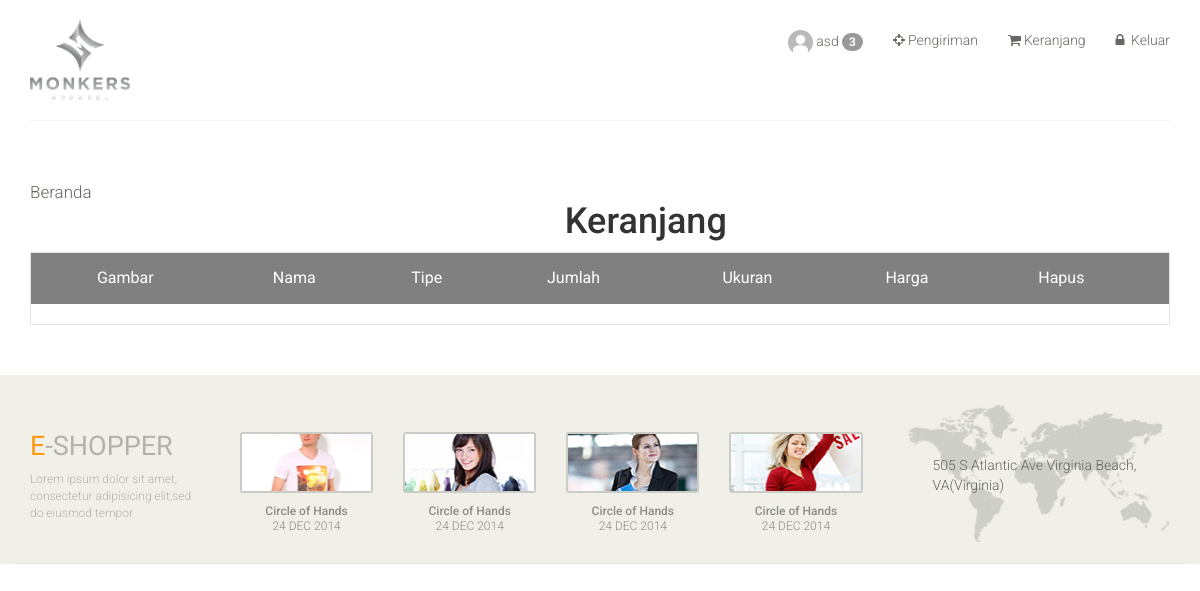
Before: /monkers/cart.php (signed in) with the older database file.
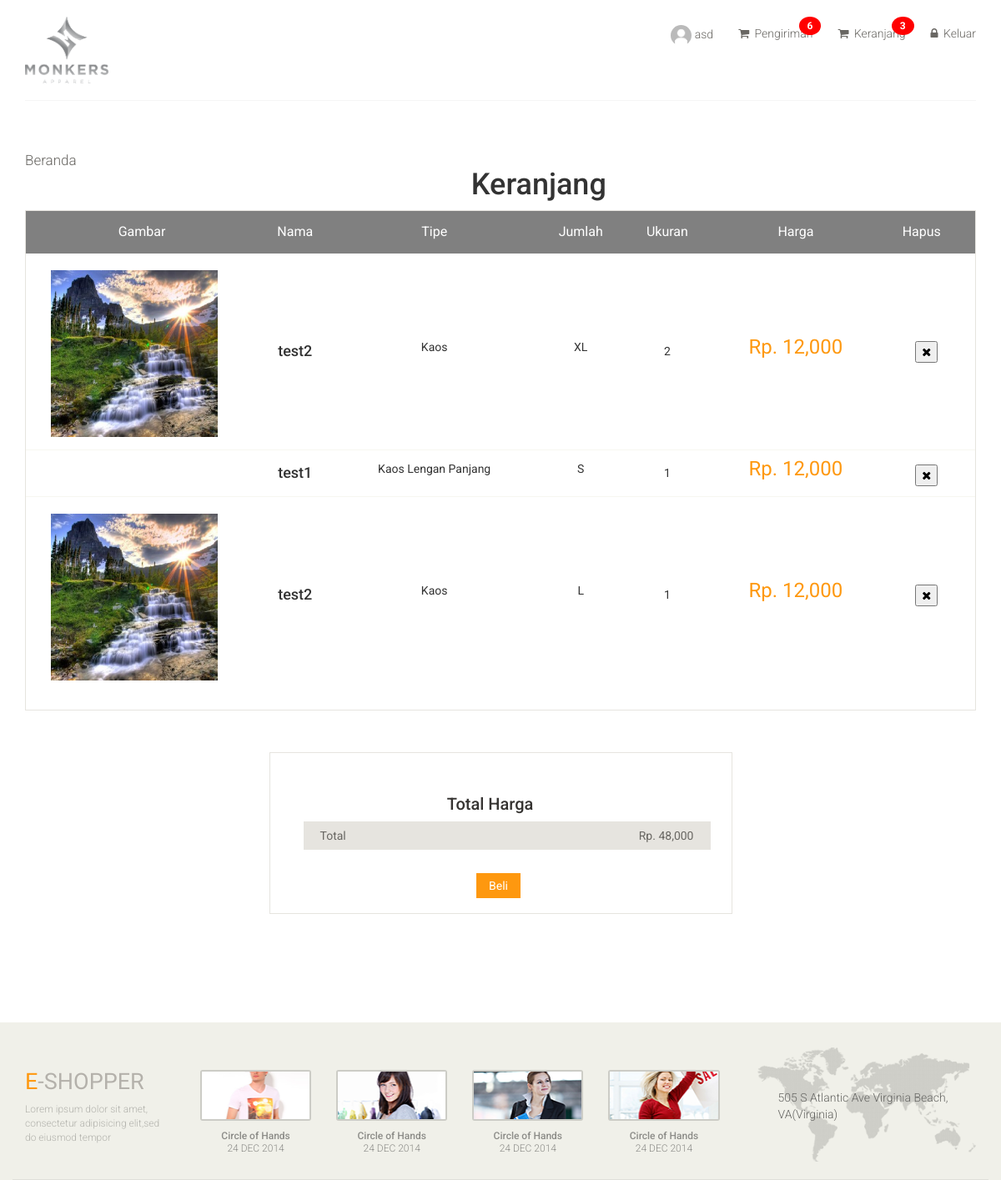
After: the same page with the newer database file.
### tables this page shows
CREATE TABLE `tbl_customer` (
  `cust_id` int(11) NOT NULL,
  `cust_name` varchar(30) NOT NULL,
  `cust_birth` date NOT NULL,
  `cust_address` varchar(255) NOT NULL,
  `cust_province` varchar(255) NOT NULL,
  `cust_city` varchar(255) NOT NULL,
  `cust_email` varchar(30) NOT NULL,
  `cust_pass` varchar(50) NOT NULL,
  `cust_phone` varchar(20) NOT NULL,
  `cust_total_order` int(11) NOT NULL,
  `cust_total_price` int(11) NOT NULL,
  `cust_img` varchar(255) NOT NULL,
  `create_date` date NOT NULL DEFAULT current_timestamp()
);

CREATE TABLE `tbl_cart` (
  `cart_id` int(11) NOT NULL,
  `item_id` int(11) NOT NULL,
  `cust_id` int(11) NOT NULL,
  `size` varchar(255) NOT NULL,
  `qty` int(11) NOT NULL,
  `create_date` date NOT NULL
);

CREATE TABLE `tbl_img` (
  `img_id` int(11) NOT NULL,
  `img_name` varchar(255) NOT NULL,
  `item_id` int(11) NOT NULL
);

CREATE TABLE `tbl_item` (
  `item_id` int(11) NOT NULL,
  `item_name` varchar(255) NOT NULL,
  `type_id` int(11) NOT NULL,
  `color_id` int(11) NOT NULL,
  `item_weight` int(11) NOT NULL,
  `item_desc` varchar(255) NOT NULL,
  `create_date` date NOT NULL DEFAULT current_timestamp(),
  `item_price` int(11) NOT NULL,
  `item_status` varchar(255) NOT NULL
);

CREATE TABLE `tbl_item_type` (
  `type_id` int(11) NOT NULL,
  `type_name` varchar(255) NOT NULL
);

### model/User.php (called while the page is built, shortened)
<?php
function getDataUser($cust_id)
{
   require('../connect/conn.php');
   $sql = "SELECT * from tbl_customer where cust_id = '" . $cust_id . "' ";
   $item = mysqli_query($conn, $sql);
   $data = mysqli_fetch_assoc($item);
   return $data;
}
function getProsesCount($cust_id)
{
   require('../connect/conn.php');
   $sql = "SELECT count(proses_id) as juml from tbl_proses where cust_id = " . $cust_id . " AND status != 'Selesai' ";
   $item = mysqli_query($conn, $sql);
   $data = mysqli_fetch_assoc($item);
   return $data;
}
function getcartCount($cust_id)
{
   require('../connect/conn.php');
   $sql = "SELECT count(cart_id) as juml from tbl_cart where cust_id = " . $cust_id . " ";
   $item = mysqli_query($conn, $sql);
   $data = mysqli_fetch_assoc($item);
   return $data;
}
function getcheckCount($cust_id)
{
   require('../connect/conn.php');
   $sql = "SELECT count(check_id) as juml from tbl_checkout where cust_id = " . $cust_id . " ";
   $item = mysqli_query($conn, $sql);
   $data = mysqli_fetch_assoc($item);
   return $data;
}
function getTypeitem($id_type)
{
   require('../connect/conn.php');
   $sql = "SELECT * from tbl_item_type where type_id = " . $id_type . " ";
   $item = mysqli_query($conn, $sql);
   $data = mysqli_fetch_assoc($item);
   return $data;
}
function getItemcart($id_item)
{
   require('../connect/conn.php');
   $sql = "SELECT * from tbl_item where item_id = " . $id_item . " ";
   $item = mysqli_query($conn, $sql);
   $data = mysqli_fetch_assoc($item);
   return $data;
}
function getImgItem($id_item)
{
   require('../connect/conn.php');
   $sql = "SELECT tbl_img.img_name as img_name, tbl_item.item_id as item_id,tbl_item.create_date as create_date FROM tbl_item INNER JOIN tbl_img on tbl_item.item_id = tbl_img.item_id where tbl_item.item_id = '" . $id_item . "' && tbl_item.item_status = 'ACTIVE' ORDER BY create_date LIMIT 1";
   $item = mysqli_query($conn, $sql);
   $data = mysqli_fetch_assoc($item);
   return $data;
}
function getDataCart($cust_id)
{
   require('../connect/conn.php');
   $sql = "SELECT * from tbl_cart where cust_id = " . $cust_id . " ";
   $item = mysqli_query($conn, $sql);
   return $item;
}
function custLogin($id_user)
{
   require('../connect/conn.php');
   $sql = "SELECT * from tbl_customer where cust_id = '" . $id_user . "' ";
   $result = mysqli_query($conn, $sql);
   $data = mysqli_fetch_assoc($result);
   return $data;
}
?>

### monkers/cart.php (the view, shortened to what this page needs)
<?php
require('../model/User.php');
if (isset($_SESSION['cust_id'])) {
	$item = getDataCart($_SESSION['cust_id']);
	$datauser = getDataUser($_SESSION['cust_id']);
}
if (isset($_SESSION['cust_id'])) {
	$data_cart = getcartCount($_SESSION['cust_id']);
	$data_check = getcheckCount($_SESSION['cust_id']);
	$proses_count = getProsesCount($_SESSION['cust_id']);
} else {
	$data_cart['juml'] = 0;
	$data_check['juml'] = 0;
	$proses_count['juml'] = 0;
}
$totalharga = 0;
?>
<!DOCTYPE html>
<html lang="en">
<head>
	<link href="css/bootstrap.min.css" rel="stylesheet">
	<link href="css/font-awesome.min.css" rel="stylesheet">
	<link href="css/prettyPhoto.css" rel="stylesheet">
	<link href="css/price-range.css" rel="stylesheet">
	<link href="css/animate.css" rel="stylesheet">
	<link href="css/main.css" rel="stylesheet">
	<link href="css/responsive.css" rel="stylesheet">
</head>
<body>
	<header id="header">
		<div class="header-middle">
			<div class="container">
				<div class="row">
					<div class="col-sm-4">
						<div class="logo pull-left">
							<a href="index.php"><img width="100" src="images/home/logo.png" alt="" /></a>
						</div>
					</div>
					<div class="col-sm-8">
						<div class="shop-menu pull-right">
							<ul class="nav navbar-nav">
								<?php
								if (!isset($_SESSION['cust_id'])) {
								?>
									<li><a href="../monkers/login.php"><i class="fa fa-user"></i> Akun</a></li>
								<?php
								} else {
									$data = custLogin($_SESSION['cust_id']);
								?>
									<?php if ($proses_count['juml'] != 0) { ?>
										<li><a href="../monkers/profile.php"><img src="images/Profile/<?php echo $datauser['cust_img'] ?>" style=" width:25px;height: 25px; border-radius: 50%;" />
												<span><?php echo $data['cust_name']; ?></span>
												<span class="badge"><?php echo $proses_count['juml']; ?></span>
											</a>
										</li>
									<?php } else { ?>
										<li><a href="../monkers/profile.php"><img src="images/Profile/<?php echo $datauser['cust_img'] ?>" style=" width:25px;height: 25px; border-radius: 50%;" /> <?php echo $data['cust_name']; ?></a></li>
									<?php } ?>
								<?php
								}
								?>
								<?php if ($data_check['juml'] != 0) { ?>
									<li><a href="checkout.php" class="notification"><i class="fa fa-shopping-cart"></i>
											<span>Pengiriman</span>
											<span class="badge"><?php echo $data_check['juml']; ?></span>
										</a>
									</li>
								<?php } else { ?>
									<li><a href="checkout.php" class="notification"><i class="fa fa-crosshairs"></i>Pengiriman</a></li>
								<?php } ?>
								<?php if ($data_cart['juml'] != 0) { ?>
									<li><a href="cart.php" class="notification"><i class="fa fa-shopping-cart"></i>
											<span>Keranjang</span>
											<span class="badge"><?php echo $data_cart['juml']; ?></span>
										</a>
									</li>
								<?php } else { ?>
									<li><a href="cart.php" class="notification"><i class="fa fa-shopping-cart"></i>Keranjang</a></li>
								<?php } ?>
								<?php
								if (!isset($_SESSION['cust_id'])) {
								?>
									<li><a href="../monkers/login.php"><i class="fa fa-lock"></i> Masuk</a></li>
								<?php
								} else {
								?>
									<li><a href="../login_user/logout_user.php"><i class="fa fa-lock"></i> Keluar</a></li>
								<?php
								}
								?>
							</ul>
						</div>
					</div>
				</div>
			</div>
		</div>
		<div class="header-bottom">
			<div class="container">
				<div class="row">
					<div class="col-sm-9">
					</div>
				</div>
			</div>
		</div>
	</header>
	<section id="cart_items">
		<div class="container">
			<div class="breadcrumbs">
			<div class="mainmenu pull-left">
				<ul class="nav navbar-nav collapse navbar-collapse">
					<li><a href="index.php" >Beranda</a></li>
				</ul>
			</div>
			</div>
			<div>
				<h1 style="text-align:center">Keranjang</h1>
			</div>
			<div class="table-responsive cart_info">
				<table class="table table-condensed">
					<thead>
						<tr  style="background-color:grey;" class="cart_menu">
							<td style="text-align: center">Gambar</td>
							<td style="text-align: center">Nama</td>
							<td style="text-align: center">Tipe</td>
							<td style="text-align: center">Jumlah</td>
							<td style="text-align: center">Ukuran</td>
							<td style="text-align: center">Harga</td>
							<td style="text-align: center">Hapus</td>
							<td></td>
						</tr>
					</thead>
					<tbody>
						<?php
						if (isset($_SESSION['cust_id'])) {
							while ($data_cart = mysqli_fetch_assoc($item)) {
								$item_cart = getItemcart($data_cart['item_id']);
								$data_type = getTypeitem($item_cart['type_id']);
								$img = getImgItem($data_cart['item_id']);
								$totalharga += $item_cart['item_price'] * $data_cart['qty'];
						?>
								<tr>
									<td class="cart_product">
										<a href="../monkers/product_details.php/?id=<?php echo $data_cart['item_id']; ?>">
											<img class="responsive" style="width:200px" src="../dist/img/item/<?php echo $img['img_name']; ?>" alt="">
										</a>
									</td>
									<td  style="text-align: center">
										<h4><?php echo $item_cart['item_name'] ?></h4>
									</td>
									<td  style="text-align: center">
										<p><?php echo $data_type['type_name'] ?></p>
									</td>
									<td  style="text-align: center">
										<p><?php echo $data_cart['size'] ?></p>
									</td>
									<td style="text-align: center">
										<div >
											<?php echo $data_cart['qty'] ?>
										</div>
									</td>
									<td>
										<p class="cart_total_price" style="text-align: center">Rp. <?php echo number_format($item_cart['item_price']) ?></p>
									</td>
									<td class="cart_delete" style="text-align: center">
										<form action="../model/User.php" method="post">
											<button type="submit" name="deletecart" class="cart_quantity_delete"><i class="fa fa-times"></i></button>
										</form>
									</td>
								</tr>
						<?php }
						} ?>
					</tbody>
				</table>
			</div>
		</div>
	</section>
	<?php if ($totalharga != 0) { ?>
		<section id="do_action">
			<div class="container">
				<div class="row">
					<div class="col-sm-6 col-md-offset-3">
						<div class="total_area">
							<div class="heading" style="text-align:center;">
								<h3>Total Harga</h3>
							</div>
							<ul>
								<li>Total <span>Rp. <?php echo number_format($totalharga); ?></span></li>
							</ul>
							<form action="../model/User.php" method="post" style="text-align:center;">
								<button type="submit" name="checkout" class="btn btn-default check_out">Beli</button>
							</form>
						</div>
					</div>
				</div>
			</div>
		</section>
	<?php } ?>
	<footer id="footer">
		<div class="footer-top">
			<div class="container">
				<div class="row">
					<div class="col-sm-2">
						<div class="companyinfo">
							<h2><span>e</span>-shopper</h2>
							<p>Lorem ipsum dolor sit amet, consectetur adipisicing elit,sed do eiusmod tempor</p>
						</div>
					</div>
					<div class="col-sm-7">
						<div class="col-sm-3">
							<div class="video-gallery text-center">
								<a href="#">
									<div class="iframe-img">
										<img src="images/home/iframe1.png" alt="" />
									</div>
								</a>
								<p>Circle of Hands</p>
								<h2>24 DEC 2014</h2>
							</div>
						</div>
						<div class="col-sm-3">
							<div class="video-gallery text-center">
								<a href="#">
									<div class="iframe-img">
										<img src="images/home/iframe2.png" alt="" />
									</div>
								</a>
								<p>Circle of Hands</p>
								<h2>24 DEC 2014</h2>
							</div>
						</div>
						<div class="col-sm-3">
							<div class="video-gallery text-center">
								<a href="#">
									<div class="iframe-img">
										<img src="images/home/iframe3.png" alt="" />
									</div>
								</a>
								<p>Circle of Hands</p>
								<h2>24 DEC 2014</h2>
							</div>
						</div>
						<div class="col-sm-3">
							<div class="video-gallery text-center">
								<a href="#">
									<div class="iframe-img">
										<img src="images/home/iframe4.png" alt="" />
									</div>
								</a>
								<p>Circle of Hands</p>
								<h2>24 DEC 2014</h2>
							</div>
						</div>
					</div>
					<div class="col-sm-3">
						<div class="address">
							<img src="images/home/map.png" alt="" />
							<p>505 S Atlantic Ave Virginia Beach, VA(Virginia)</p>
						</div>
					</div>
				</div>
			</div>
		</div>
	</footer>
</body>
</html>

### monkers/css/main.css (style rules this page uses)
.notification { background-color: #555; color: white; text-decoration: none; padding: 15px 26px; position: relative; display: inline-block; border-radius: 2px; }
.notification .badge { position: absolute; top: -10px; right: -10px; padding: 5px 10px; border-radius: 50%; background: red; color: white; }
body { font-family: 'Roboto', sans-serif; position: relative; font-weight:400px; }
ul li { list-style: none; }
a { -webkit-transition: 300ms; -moz-transition: 300ms; -o-transition: 300ms; transition: 300ms; }
h1, h2, h3, h4, h5, h6 { font-family: 'Roboto', sans-serif; }
.header-middle .container .row { border-bottom: 1px solid #f5f5f5; margin-left: 0; margin-right: 0; padding-bottom: 20px; padding-top: 20px; }
.header-middle .container .row .col-sm-4 { padding-left: 0; }
.header-middle .container .row .col-sm-8 { padding-right:0; }
.shop-menu ul li { display:inline-block; padding-left: 15px; padding-right: 15px; }
.shop-menu ul li:last-child { padding-right: 0; }
.shop-menu ul li a { background: #FFFFFF; color: #696763; font-family: 'Roboto', sans-serif; font-size: 14px; font-weight: 300; padding:0; padding-right: 0; margin-top: 10px; }
.shop-menu ul li a i { margin-right:3px; }
.header-bottom { padding-bottom: 30px; padding-top: 30px; }
.navbar-collapse.collapse { padding-left: 0; }
.mainmenu ul li { padding-right: 15px; padding-left: 15px; }
.mainmenu ul li:first-child { padding-left: 0px; }
.mainmenu ul li a { color: #696763; font-family: 'Roboto', sans-serif; font-size: 17px; font-weight: 300; padding: 0; padding-bottom: 10px; }
#footer { background: #F0F0E9; }
.footer-top .container { border-bottom: 1px solid #E0E0DA; padding-bottom: 20px; }
.companyinfo { margin-top: 57px; }
.companyinfo h2 { color: #B4B1AB; font-family: abel; font-size: 27px; text-transform: uppercase; }
.companyinfo h2 span { color:#FE980F; }
.companyinfo p { color: #B3B3AD; font-family: 'Roboto', sans-serif; font-size: 12px; font-weight: 300; }
.footer-top .col-sm-3 { overflow: hidden; }
.video-gallery { margin-top: 57px; position: inherit; }
.video-gallery a img { height: 100%; width: 100%; }
.iframe-img { position: relative; display: block; height: 61px; margin-bottom: 10px; border: 2px solid #CCCCC6; border-radius: 3px; }
.video-gallery p { color: #8C8C88; font-family: 'Roboto', sans-serif; font-size: 12px; font-weight: 500; margin-bottom:0px; }
.video-gallery h2 { color: #8c8c88; font-family: 'Roboto', sans-serif; font-size: 12px; font-weight: 300; text-transform:uppercase; margin-top:0px; }
.address { margin-top: 30px; position: relative; overflow: hidden; }
.address img { width:100%; }
.address p { color: #666663; font-family: 'Roboto', sans-serif; font-size: 14px; font-weight: 300; left: 25px; position: absolute; top: 50px; }
#do_action { margin-bottom: 50px; }
.breadcrumbs { position: relative; }
#cart_items .cart_info { border: 1px solid #E6E4DF; margin-bottom: 50px }
#cart_items .cart_info .cart_menu { background: #FE980F; color: #fff; font-size: 16px; font-family: 'Roboto', sans-serif; font-weight: normal; }
#cart_items .cart_info .table.table-condensed thead tr { height: 51px; }
#cart_items .cart_info .table.table-condensed tr { border-bottom: 1px solid#F7F7F0 }
#cart_items .cart_info .table.table-condensed tr:last-child { border-bottom: 0 }
.cart_info table tr td { border-top: 0 none; vertical-align: inherit; }
#cart_items .cart_info .cart_total_price { color: #FE980F; font-size: 24px; }
.cart_product { display: block; margin: 15px -70px 10px 25px; }
.cart_delete { display: block; margin-right: -12px; overflow: hidden; }
.heading h3 { color: #363432; font-size: 20px; font-family: 'Roboto', sans-serif; }
#do_action .total_area { padding-bottom: 18px !important; }
#do_action .total_area, #do_action .chose_area { border: 1px solid #E6E4DF; color: #696763; padding: 30px 25px 30px 0; margin-bottom: 80px; }
.total_area span { float: right; }
.total_area ul li { background:#E6E4DF; color: #696763; margin-top: 10px; padding: 7px 20px; }
.update, .check_out { background: #FE980F; border-radius: 0; color: #FFFFFF; margin-top: 18px; border: none; padding: 5px 15px; }
.check_out { margin-left: 20px }

### monkers/cart.php (style rules this page uses)
.responsive { width: 70%; max-width: 200px; min-width: 100px; height: auto; }

Changed rows visible on the page:
added tbl_cart: tbl_img.img_name (picture), item.item_name "test2", tbl_item_type.type_name "Kaos", size "XL", qty "2", item.item_price "12,000"
added tbl_cart: item.item_name "test1", tbl_item_type.type_name "Kaos Lengan Panjang", size "S", qty "1", item.item_price "12,000"
added tbl_cart: tbl_img.img_name (picture), item.item_name "test2", tbl_item_type.type_name "Kaos", size "L", qty "1", item.item_price "12,000"
Other visible differences:
$data_check['juml']: (not shown) → "6"
$data_cart['juml']: (not shown) → "3"
$totalharga: (not shown) → "48,000"
$proses_count['juml']: "3" → (not shown)
text now shown: "Total Harga Total Rp. Beli"
